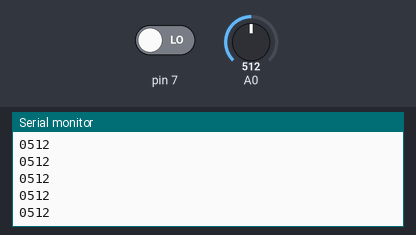
Simulated run of this sketch. Board: Arduino Uno, built with avr-gcc and run on an emulated ATmega328P. Parts: the last lines printed to the serial monitor. The inputs (shaded band) are chosen by the test bench; at power-on: A0 = 512, pin 7 LOW.

Above: at 1.2 s.
1.3 s: A0 set to 716
At 2.3 s:
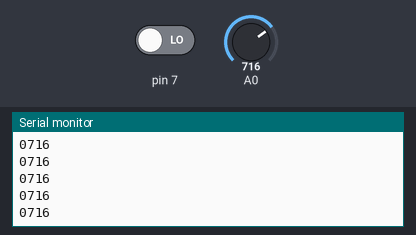
2.8 s: pin 7 driven HIGH
At 3.3 s:
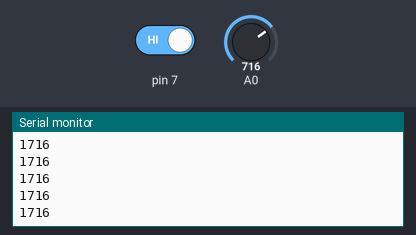
4.3 s: A0 set to 900
At 5.2 s:
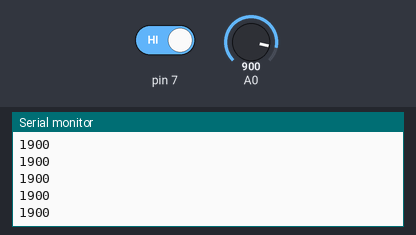
5.8 s: pin 7 driven LOW
At 6.5 s:
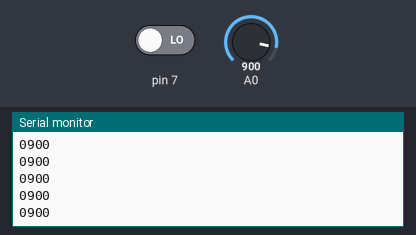
Timing chart, 0 to 8.3 s (numbered marks = the images above; inputs shaded):
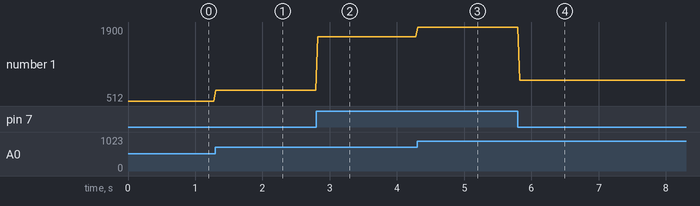

Measured:
- after the input at 1.3 s, the serial monitor: prints a new line at once (image 1)
- after the input at 2.8 s, the serial monitor: prints a new line at once (image 2)
- after the input at 4.3 s, the serial monitor: prints a new line at once (image 3)
- after the input at 5.8 s, the serial monitor: prints a new line at once (image 4)
- plotted number 1: 512 → 716 after the input at 1.3 s, 716 → 1716 after the input at 2.8 s, 1716 → 1900 after the input at 4.3 s, 1900 → 900 after the input at 5.8 s

The sketch:

Osciloscopio.ino
```cpp
int pot=0;
int MatVar=0;
int operacion=0;
byte boton=0;

void setup(){
  Serial.begin(100000);
  pinMode(7,INPUT);
}

void loop(){
  pot=analogRead(A0);
  boton=digitalRead(7);

  Serial.print(boton);
  Serial.println(pot);

  delay(30);

}
```
